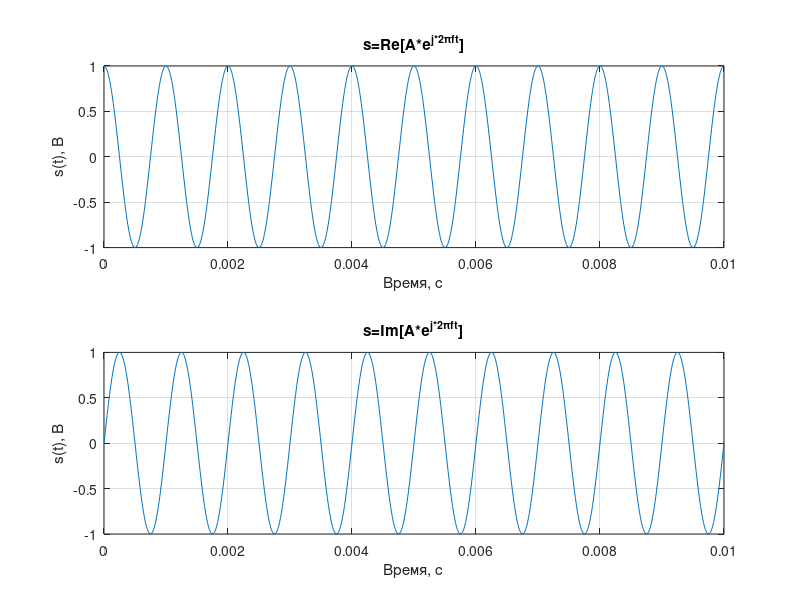
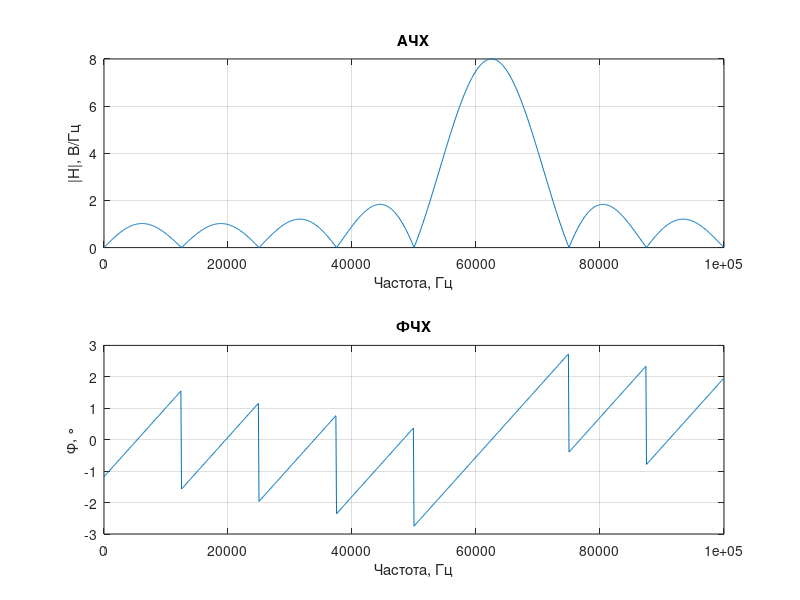

Here is the MATLAB script that generated these plots, in order:
function praktika7()
%% Created by L_DelOff
global time A f T N k
%% Пункт №1
T=0.00001;    % Период дискретизации
%% Основные параметры
A=1;        % амплитуда сигнала[В]
f=1000;       % частота сигнала[Гц]
time=10/f;    % всё время моделирования[с]
N=8;        % количество каналов при подсчёте ДПФ
k=5;        % интересующий нас канал

[s,t]=punkt1();
% s - массив значений сигнала
% t - массив значений времени
%% Пункт 2
y=punkt2(s,t);
% y = 
% [ выход ЦФ, если подать сигнал      ]
%%
%% Пункт 3
report=punkt3(s,y,t);
% report =
% среднее(мат ожидание) СКО дисперсия
% x                     x   x
% ...                   ... ...

%% Внимание, эти строки нужны для построения зависимости SNR от амплитуды сигнала
%%Выполнить эти две строки для создания/обнуления таблицы
%report_new=[]
%save('report.mat','report_new');
%%Эти строки ломают код, но создают в папке таблицу(раскоментировать вместе со строками в п.3)
%первая строка - амплитуды
%вторая строка - значение отношения сигнал шум
%load('report.mat','report_new');
%report_new(1,end+1)=A;
%report_new(2,end)=report;
%save('report.mat','report_new');
%%
a=1;
fprintf('Конец');
end

function [s,t]=punkt1()
global time A f T
%% Задаю наблюдаемый промежуток времени
t=0:T:time;
%% Создаю комплексный гармонический сигнал
s=A*exp(1i*2*pi*f*t);
%% Формирование сигнала(графики)
    function grafiki1(s,t)
        figure(11)
        %% Чистый сигнал (действительная часть)
        subplot(2,1,1)
        plot(t,real(s))
        grid on
        title('s=Re[A*e^{j*2\pift}]')
        xlabel('Время, с')
        ylabel('s(t), В')
        %% Чистый сигнал (мнимая часть)
        subplot(2,1,2)
        plot(t,imag(s))
        grid on
        title('s=Im[A*e^{j*2\pift}]')
        xlabel('Время, с')
        ylabel('s(t), В')                
    end
%% Раскоментировать, если нужны графики
grafiki1(s,t)
end

function y=punkt2(s,t)
global T N k
%% Разностное уравнение фильтра
    function y=filter(x)
        sum=0;
        deltaw=2*pi/(N*T);
        for n=0:N-1
            sum=sum+x*exp(-1i*deltaw*T*n*k);
        end
        y=sum;        
    end
%% ЧХ фильтра
    function cfr1()
        figure(22)
        %% КЧХ
        deltaw=2*pi/(N*T);
        H=[];
        freq=1:100:1/T;
        for ii=freq
            eta=2*pi*ii/deltaw;
            fi=deltaw*T*(eta-k);
            H=[H sin(N*fi/2)/sin(fi/2)*exp(1j*(fi*(N-1))/2)];                
        end
        %% АЧХ
        subplot(2,1,1)
        plot(freq,abs(H));
        title('АЧХ');
        xlabel('Частота, Гц')
        ylabel('|H|, В/Гц')
        grid on
        %% ФЧХ
        subplot(2,1,2)
        plot(freq,angle(H));
        title('ФЧХ');
        xlabel('Частота, Гц')
        ylabel('\phi, \circ')
        grid on        
    end
%% Раскоментировать, если нужны графики
cfr1();

%% прохождение сингала через цифровой фильтр
y_s=0;
for i=2:length(s)
    y_s=[y_s filter(s(i))]; % прогоняю чистый сигнал через ЦФ
end
y(1,:)=y_s;
%% Временные диаграммы
    function grafiki2(s,t,y_s) 
        %% Аналогично реальные и мнимые части на входе и выходе ЦФ
        % Пределы по оси Y
        ylimit=[-2 2];        
        %% s(t)
        figure(24)
        %%
        subplot(2,2,1)
        plot(t,real(s))
        grid on
        title('s=Re[A*e^{j*2\pift}]')
        xlabel('Время, с')
        ylabel('s(t), В')
        ylim(ylimit);
        %%
        subplot(2,2,2)
        plot(t,imag(s))
        grid on
        title('s=Im[A*e^{j*2\pift}]')
        xlabel('Время, с')
        ylabel('s(t), В')
        ylim(ylimit);
        %%
        subplot(2,2,3)
        plot(t,real(y_s))
        grid on
        title('Сигнал на выходе фильтра(действительная часть)')
        xlabel('Время, с')
        ylabel('y(t), В')
        ylim(ylimit);
        %%
        subplot(2,2,4)
        plot(t,imag(y_s))
        grid on
        title('Сигнал на выходе фильтра(мнимая часть)')
        xlabel('Время, с')
        ylabel('y(t), В')
        ylim(ylimit);        
    end
%% Раскоментировать, если нужны графики
%grafiki2(s,t,y_s);

end

function report=punkt3(s,noise,y,t)
global type_of_noise
report=[]
    function report=izmerenie(x)
    %% Измерение 
    % Момент первого порядка - это математическое ожидание
    % Момент второго порядка - это дисперсия(квадрат среднеквадратического)
        fprintf('Математическое ожидание - ');
        MEAN=mean(x);
        fprintf(num2str(MEAN));
        fprintf(' В.\n');
        
        fprintf('Среднеквадратическое отклонение - ');
        RMS=rms(x);
        fprintf(num2str(RMS));
        fprintf(' В.\n');
        
        fprintf('Дисперсия - ');
        fprintf(num2str(RMS^2));
        fprintf(' В^2.\n\n');  
        
        report=[MEAN;RMS;RMS^2];
    end
%% измерение отношения сигнал шум на выходе  (либо это)
%ds=izmerenie(real(y(1,:)));
%dn=izmerenie(real(y(2,:)));
%report=ds(2)/dn(2);
%% Эти строки для измерения параметров (либо это, иначе может не заработать)
%{
%% --------
fprintf('Измерение параметров входного сигнала\n');
%% сигнал(вход)
fprintf('Чистый сигнал(действительная составляющая): \n');
report(end+1,:)=izmerenie(real(s));
fprintf('Чистый сигнал(мнимая составляющая): \n');
report(end+1,:)=izmerenie(imag(s));
%% шум(вход)
fprintf('Шум(действительная составляющая): \n');
report(end+1,:)=izmerenie(real(n(type_of_noise,:)));
fprintf('Шум(мнимая составляющая): \n');
report(end+1,:)=izmerenie(imag(n(type_of_noise,:)));
%% сигнал+шум(вход)
fprintf('Сигнал+шум(действительная составляющая): \n');
report(end+1,:)=izmerenie(real(s+n(type_of_noise,:)));
fprintf('Сигнал+шум(мнимая составляющая): \n');
report(end+1,:)=izmerenie(imag(s+n(type_of_noise,:)));
%% -------------
fprintf('Измерение параметров выходного сигнала\n');
%% сигнал(выход)
fprintf('Чистый сигнал(действительная составляющая): \n');
report(end+1,:)=izmerenie(real(y(1,:)));
fprintf('Чистый сигнал(мнимая составляющая): \n');
report(end+1,:)=izmerenie(imag(y(1,:)));
%% шум(выход)
fprintf('Шум(действительная составляющая): \n');
report(end+1,:)=izmerenie(real(y(2,:)));
fprintf('Шум(мнимая составляющая): \n');
report(end+1,:)=izmerenie(imag(y(2,:)));
%% сигнал+шум(выход)
fprintf('Сигнал+шум(действительная составляющая): \n');
report(end+1,:)=izmerenie(real(y(3,:)));
fprintf('Сигнал+шум(мнимая составляющая): \n');
report(end+1,:)=izmerenie(imag(y(3,:)));
%}
end


